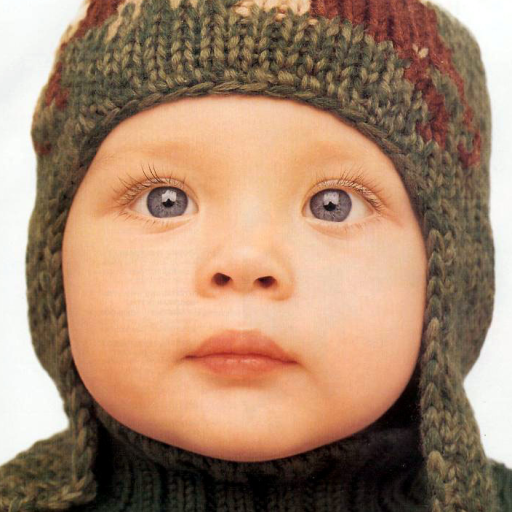
#> input picture datasets/Set5/img_001_SRF_2.png, 512 x 512 px, found by its file name; its folder holds only this picture in this run
$ python dct_utils.py
#> lines starting #> are read from the running program, lines starting #| are printed output that depends on the picture
"""
src/dct_utils.py - Classical Discrete Cosine Transform (DCT) Utilities
------------------------------------------------------------------------
Lead: Digital Image Processing (HER Track)

This module handles classical image processing operations:
1. Slicing images into 8x8 pixel blocks.
2. Converting 8x8 blocks into 2D-DCT frequency coefficients.
3. Truncating high frequencies (JPEG-style compression).
4. Reconstructing images back to pixel space using 2D-IDCT.
"""

import os
import cv2
import numpy as np
import matplotlib.pyplot as plt
from scipy.fft import dctn, idctn


def get_zigzag_indices():
    """
    Returns the standard JPEG 8x8 zigzag scan order as a list of 64 (row, col) coordinates.
    Low frequencies come first; high frequencies come last.
    """
    indices = []
    for s in range(15):  # sum of row + col ranges from 0 to 14
        if s % 2 == 0:
            for r in range(min(s, 7), max(0, s - 7) - 1, -1):
                indices.append((r, s - r))
        else:
            for r in range(max(0, s - 7), min(s, 7) + 1):
                indices.append((r, s - r))
    return indices


def load_and_slice(image_path):
    """
    Loads an image from disk, converts to grayscale, normalizes to [0, 1],
    crops to multiples of 8, and slices into non-overlapping 8x8 blocks.

    Args:
        image_path (str): Path to image file.

    Returns:
        blocks (np.ndarray): Array of shape (num_blocks, 8, 8) with float32 values in [0, 1].
        orig_shape (tuple): (height, width) of the cropped image.
    """
#> called with image_path = 'datasets/Set5/img_001_SRF_2.png'
    if not os.path.exists(image_path):
        raise FileNotFoundError(f"Image not found at path: {image_path}")

    # Read as grayscale
    img = cv2.imread(image_path, cv2.IMREAD_GRAYSCALE)
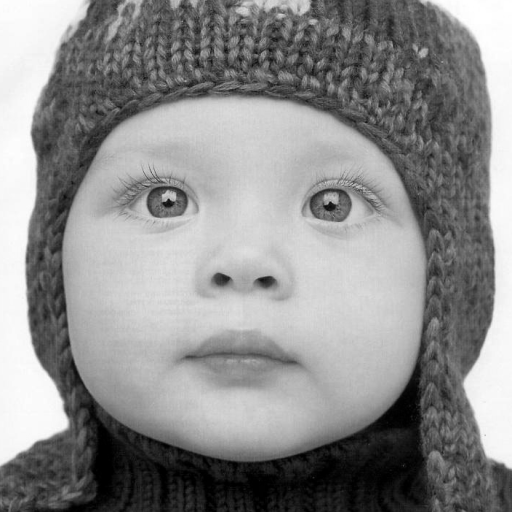
#> img: shape (512, 512); min 0, max 255, mean 140.7
    if img is None:
        raise ValueError(f"Could not decode image at path: {image_path}")

    img = img.astype(np.float32) / 255.0  # Normalize to [0.0, 1.0]

    h, w = img.shape
#> h = 512; w = 512
    h_crop = (h // 8) * 8
#> h_crop = 512
    w_crop = (w // 8) * 8
#> w_crop = 512
    img = img[:h_crop, :w_crop]

    blocks = []
    for r in range(0, h_crop, 8):
        for c in range(0, w_crop, 8):
            blocks.append(img[r : r + 8, c : c + 8])
#> after the loop, blocks = 4096 items

    return np.array(blocks, dtype=np.float32), (h_crop, w_crop)


def apply_dct_and_truncate(blocks, cutoff=15):
    """
    Applies 2D-DCT (orthonormal) to each 8x8 block.
    Retains only the first `cutoff` low-frequency coefficients in zigzag order,
    zeroing out the remaining (64 - cutoff) high frequencies.

    Args:
        blocks (np.ndarray): Shape (num_blocks, 8, 8).
        cutoff (int): Number of zigzag low-frequency coefficients to keep (default: 15).

    Returns:
        X_truncated (np.ndarray): Shape (num_blocks, 64) - input with high frequencies set to 0.
        Y_full (np.ndarray): Shape (num_blocks, 64) - full ground truth DCT coefficients.
    """
    zigzag = get_zigzag_indices()
    X_list = []
    Y_list = []

    for block in blocks:
        # Compute orthonormal 2D-DCT
        dct_2d = dctn(block, norm="ortho")
        Y_list.append(dct_2d.flatten())

        # Create truncated version
        trunc_2d = np.zeros_like(dct_2d)
        for i in range(cutoff):
            r, c = zigzag[i]
            trunc_2d[r, c] = dct_2d[r, c]

        X_list.append(trunc_2d.flatten())

    return np.array(X_list, dtype=np.float32), np.array(Y_list, dtype=np.float32)


def reconstruct_from_dct(dct_blocks_flat, image_shape):
    """
    Takes flat 64-length DCT vectors, reshapes each to 8x8, applies 2D-IDCT,
    and stitches them back into a full grayscale image.

    Args:
        dct_blocks_flat (np.ndarray): Shape (num_blocks, 64).
        image_shape (tuple): (height, width) of the target image.

    Returns:
        img_reconstructed (np.ndarray): 2D float32 image array clipped to [0, 1].
    """
    h, w = image_shape
    img_reconstructed = np.zeros((h, w), dtype=np.float32)
    idx = 0

    for r in range(0, h, 8):
        for c in range(0, w, 8):
            block_2d = dct_blocks_flat[idx].reshape((8, 8))
            img_reconstructed[r : r + 8, c : c + 8] = idctn(block_2d, norm="ortho")
            idx += 1

    return np.clip(img_reconstructed, 0.0, 1.0)


if __name__ == "__main__":
    print("=" * 60)
    print("Testing src/dct_utils.py (Classical 8x8 Slicing & DCT)")
    print("=" * 60)

    # Test image from Set5
    sample_img_path = os.path.join("datasets", "Set5", "img_001_SRF_2.png")
    if not os.path.exists(sample_img_path):
        # Fallback to any image in Set5 if naming varies
        set5_files = [os.path.join("datasets", "Set5", f) for f in os.listdir("datasets/Set5") if f.endswith(".png")]
        sample_img_path = set5_files[0] if set5_files else None

    if sample_img_path and os.path.exists(sample_img_path):
        print(f"Loading image: {sample_img_path}")
        blocks, shape = load_and_slice(sample_img_path)
#> shape = (512, 512)
        print(f"Image original shape: {shape}")
#| Image original shape: (512, 512)
        print(f"Total 8x8 blocks extracted: {len(blocks):,} blocks")
#| Total 8x8 blocks extracted: 4,096 blocks

        cutoff = 15
        X_trunc, Y_full = apply_dct_and_truncate(blocks, cutoff=cutoff)
#> after the loop in apply_dct_and_truncate, `for block in blocks:`: X_list = 4096 items
        print(f"High frequencies truncated: First {cutoff} preserved, {64 - cutoff} erased to 0.0")

        # Reconstruct both original (all frequencies) and truncated (lossy baseline)
        recon_original = reconstruct_from_dct(Y_full, shape)
#> in reconstruct_from_dct, `h, w = image_shape`: h = 512
#> after the loop in reconstruct_from_dct, `for r in range(0, h, 8):`: idx = 4096
        recon_trunc = reconstruct_from_dct(X_trunc, shape)

        print(f"Reconstructed image pixel range: min = {recon_trunc.min():.1f}, max = {recon_trunc.max():.1f}")
#| Reconstructed image pixel range: min = 0.0, max = 1.0
        print("[SUCCESS] Slicing, DCT, Truncation, and IDCT all working cleanly!")

        # Save visual comparison verification into results/
        os.makedirs("results", exist_ok=True)
        fig, axes = plt.subplots(1, 2, figsize=(10, 5))
        axes[0].imshow(recon_original, cmap="gray")
        axes[0].set_title("Original (Full Frequencies - Sharp)")
        axes[0].axis("off")

        axes[1].imshow(recon_trunc, cmap="gray")
        axes[1].set_title(f"Truncated IDCT Baseline (Cutoff={cutoff})\n(Notice blur & 8x8 block seams)")
        axes[1].axis("off")

        output_plot_path = os.path.join("results", "dct_verification.png")
        plt.tight_layout()
        plt.savefig(output_plot_path, dpi=150)
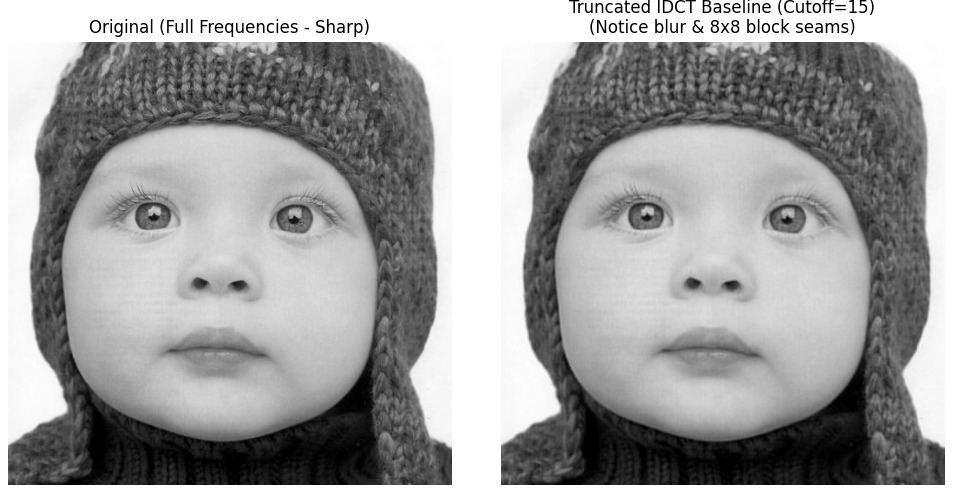
#> figure drawn by matplotlib, 2 panels
        print(f"Saved visual verification plot to: {output_plot_path}")
    else:
        print("[WARNING] No test image found in datasets/Set5. Checked path:", sample_img_path)
